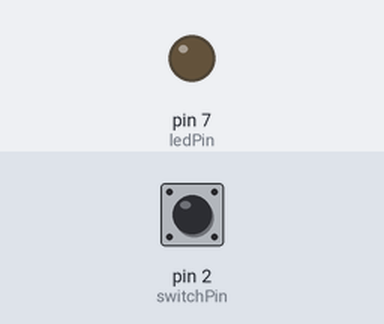
This sketch was run on a simulated Arduino Uno, built with avr-gcc and run on an emulated ATmega328P. On the bench: output pins drawn as LEDs (lit = HIGH). The inputs (shaded band) are chosen by the test bench; at power-on: pin 2 (switchPin) HIGH. What the sketch prints to the serial monitor is not drawn.

Above: at 1.2 s.
1.3 s: pin 2 (switchPin) pulled LOW for 0.15 s
At 1.38 s:
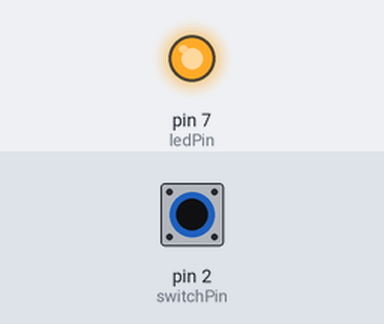
2.9 s: pin 2 (switchPin) pulled LOW for 3.2 s
At 7.2 s:
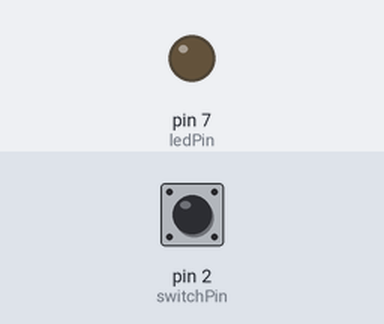
Timing chart, 0 to 8.7 s (numbered marks = the images above; inputs shaded):
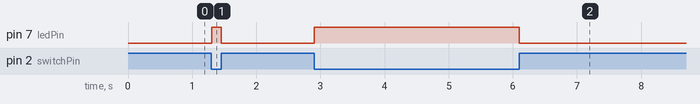

The sketch:

tilt_ball_switch.ino
```cpp
const int ledPin = 7;
const int switchPin = 2;

void setup() {
  Serial.begin(9600);
  pinMode(switchPin, INPUT_PULLUP);
  pinMode(ledPin, OUTPUT);
}

void loop() {
  int digitalVal = digitalRead(switchPin);
  Serial.println(digitalVal);
  if (digitalVal == LOW) digitalWrite(ledPin, HIGH);
  else digitalWrite(ledPin, LOW);
}
```

Measured:
- after the input at 1.3 s, pin 7 (ledPin): LOW → HIGH at once, → LOW 0.15 s later
- after the input at 2.9 s, pin 7 (ledPin): LOW → HIGH at once, → LOW 3.2 s later
